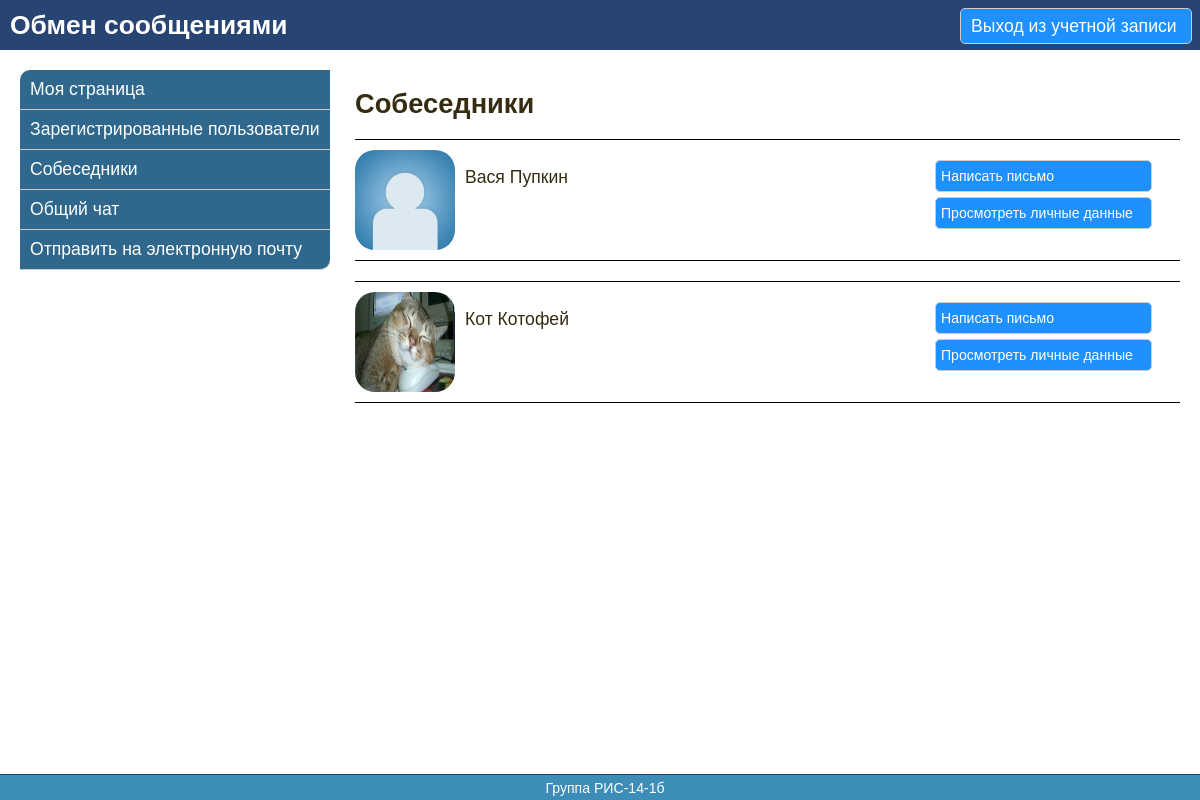
The page /interlocutor/36 (signed in) on the database its author committed.
### tables this page shows
CREATE TABLE IF NOT EXISTS `user` (
  `id` int(11) NOT NULL AUTO_INCREMENT,
  `name` varchar(100) NOT NULL,
  `surname` varchar(100) NOT NULL,
  `login` varchar(100) NOT NULL,
  `password` varchar(100) NOT NULL,
  `e_mail` varchar(100) NOT NULL,
  `url_avatar` varchar(100) NOT NULL,
  `day_birthday` int(11) NOT NULL,
  `month_birthday` varchar(20) NOT NULL,
  `year_birthday` int(11) NOT NULL,
  `country` varchar(100) NOT NULL,
  `city` varchar(100) NOT NULL,
  `about_me` text NOT NULL,
  `show_personal_data` int(11) NOT NULL,
  `date_registration` datetime NOT NULL,
  PRIMARY KEY (`id`)
);

### index.php (called while the page is built, shortened)
<?php
require_once(ROOT . '\components\Router.php');
$router = new Router();
$router->run();

### models/InterlocutorModel.php (called while the page is built, shortened)
<?php
class InterlocutorModel {
    public static function getListInterlocutors($id) {
        $db = Db::getConnection();
        $listInterlocutorsMas = array();
        $sql = 'SELECT * FROM interlocutor '
                . 'WHERE id_user = :id_user';
        $result = $db->prepare($sql);
        $result->bindParam(':id_user', $id);
        $result->execute();
        while ($row = $result->fetch()) {
            $query_interlocutor = 'SELECT * FROM user WHERE id = ' . $row['id_interlocutor'];
            $result_interlocutor = $db->query($query_interlocutor);
            $listInterlocutorsMas[count($listInterlocutorsMas)] = $result_interlocutor->fetch();
        }
        return $listInterlocutorsMas;
    }
}

### views/interlocutors/listInterlocutors.php (the view, shortened to what this page needs)
<?php
    require_once(ROOT . '/views/layouts/header.php');
    require_once(ROOT . '/views/layouts/left_menu.php');
?>
    <div id="main">
        <h1>Собеседники</h1>
        <?php foreach ($interlocutorMas as $interlocutor): ?>
            <div class="conteiner_user">
                <?php
                    if (is_file($interlocutor['url_avatar']) && filesize($interlocutor['url_avatar']) > 0) {
                        echo '<img src="../../' . $interlocutor['url_avatar'] . '" width="100" height="100" alt="Фотография пользователя" />';
                    }
                    else {
                        echo '<img src="/template/img/defaultUserAvatar.png" width="100" height="100" alt="Отсутствует фотография пользователя" />';
                    }
                ?>
                <div class="conteiner_btn">
                    <a href="/user/writeMessageInDialog/<?php echo $interlocutor['id']; ?>">Написать письмо</a>
                    <a href="/registerUsers/showRegisterUser/<?php echo $interlocutor['id']; ?>">Просмотреть личные данные</a>
                </div>
                <div>
                    <p><?php echo $interlocutor['name'] . ' ' . $interlocutor['surname']; ?></p>
                </div>
            </div>
        <?php endforeach; ?>
    </div>
<?php
    require_once(ROOT . '/views/layouts/footer.php');
?>

### components/Router.php (shortened to what this page needs)
<?php
class Router {
    private $routes;
    public function __construct() {
        $routesPath = ROOT . '/config/routes.php';
        $this->routes = include($routesPath);
    }
    private function getURI() {
        if (!empty($_SERVER['REQUEST_URI'])) {
            return trim($_SERVER['REQUEST_URI'], '/');
        }
    }
    public function run() {
        $uri = $this->getURI();
        foreach ($this->routes as $uriPattern => $path) {
            if (preg_match("~$uriPattern~", $uri)) {
                $internalRoute = preg_replace("~$uriPattern~", $path, $uri);
                $segments = explode('/', $internalRoute);
                $controllerName = array_shift($segments) . 'Controller';
                $actionName = ucfirst(array_shift($segments));
                $actionName = 'action' .  $actionName;
                $parameters = $segments;
                $controllerObject = new $controllerName;
                $result = call_user_func_array(array($controllerObject, $actionName), $parameters);
                if ($result != NULL) {
                    break;
                }
            }
        }
    }
}

### template/css/style.css (style rules this page uses)
body { margin: 0; padding: 0; font-family: Geneva, Arial, Helvetica, sans-serif; font-size: 1.1em; color: #362c12; min-width: 800px; }
h1 { font-size: 1.55em; }
#main { position: relative; margin: 0 0 0 335px; padding: 20px 20px 50px 20px; text-align: justify; }
.conteiner_user { border-top: 1px solid #000; border-bottom: 1px solid #000; padding-top: 10px; padding-bottom: 10px; height: 100px; margin-bottom: 20px; }
.conteiner_user img { float: left; margin-right: 10px; border-radius: 20px; }
.conteiner_btn { float: right; margin: 10px 30px 0 0; width: 215px; }
.conteiner_btn a { display: block; width: 205px; padding: 7px 5px; background: #1E90FF; color: #FFF; text-decoration: none; border: 1px solid #CCC; border-radius: 5px; color: #FFF; font-size: 0.8em; margin-bottom: 5px; }

### rows shown on the page
user: name "Вася", surname "Пупкин"
user: url_avatar (picture), name "Кот", surname "Котофей"
